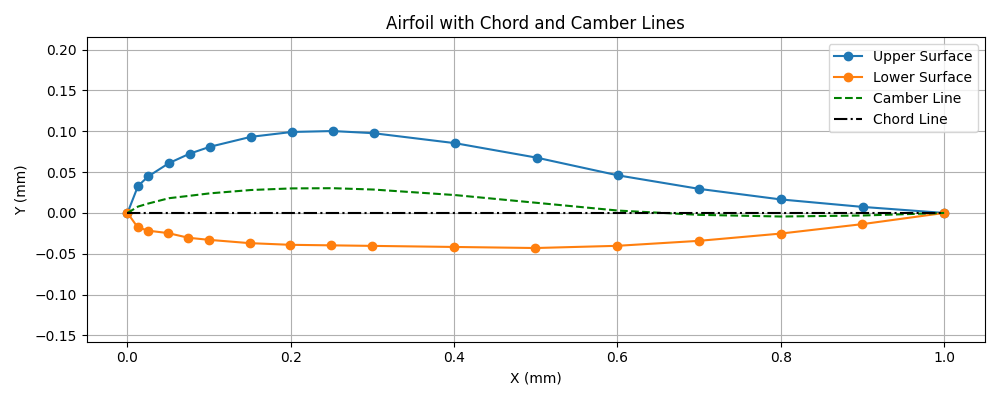

Generate this figure with Python:
import matplotlib.pyplot as plt
import numpy as np

# Upper surface coordinates
x_upper = np.array([0, 0.012934, 0.025588, 0.0508, 0.07595, 0.101062, 0.151221, 0.201299, 0.251314, 0.301279,
                    0.401119, 0.500887, 0.600603, 0.700385, 0.800216, 0.900097, 1])
y_upper = np.array([0, 0.033131, 0.044865, 0.061035, 0.072505, 0.081076, 0.093219, 0.099163, 0.100308, 0.097653,
                    0.085445, 0.067738, 0.046032, 0.029425, 0.016517, 0.007409, 0])

# Lower surface coordinates
x_lower = np.array([0, 0.012274, 0.024717, 0.049677, 0.074602, 0.099569, 0.149516, 0.199489, 0.24948, 0.299472,
                    0.399455, 0.499437, 0.599473, 0.699552, 0.799669, 0.899821, 1])
y_lower = np.array([0, -0.017261, -0.021624, -0.024651, -0.030377, -0.032904, -0.036959, -0.039013, -0.039668, -0.040323,
                    -0.041633, -0.042943, -0.040253, -0.034164, -0.025276, -0.013688, 0])

# Interpolating lower surface Y-values at upper surface X-positions
y_lower_interp = np.interp(x_upper, x_lower, y_lower)

# Camber line: mean of upper and interpolated lower surface
y_camber = (y_upper + y_lower_interp) / 2

# Chord line: straight from (0,0) to (1,0)
x_chord = [0, 1]
y_chord = [0, 0]

# Plotting
plt.figure(figsize=(10, 4))
plt.plot(x_upper, y_upper, label='Upper Surface', marker='o')
plt.plot(x_lower, y_lower, label='Lower Surface', marker='o')
plt.plot(x_upper, y_camber, label='Camber Line', linestyle='--', color='green')
plt.plot(x_chord, y_chord, label='Chord Line', linestyle='-.', color='black')
plt.title('Airfoil with Chord and Camber Lines')
plt.xlabel('X (mm)')
plt.ylabel('Y (mm)')
plt.axis('equal')
plt.grid(True)
plt.legend()
plt.tight_layout()
plt.show()
